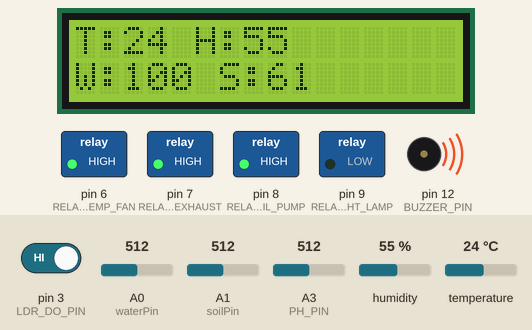
The sketch below on a simulated Arduino Uno, built with avr-gcc and run on an emulated ATmega328P. Shown: 16×2 character LCD, switched loads named in the sketch (green lamp = pin HIGH), buzzer (waves = sounding, pin HIGH). The inputs (shaded band) are chosen by the test bench; at power-on: pin 3 (LDR_DO_PIN) HIGH, humidity 55 %, A1 (soilPin) = 512, temperature 24 °C, A0 (waterPin) = 512, A3 (PH_PIN) = 512. Pins used as bus, display or sensor lines are not drawn; what the sketch prints to the serial monitor is not drawn.

Above: at 1.3 s.
1.4 s: pin 3 (LDR_DO_PIN) driven LOW
At 4.8 s:
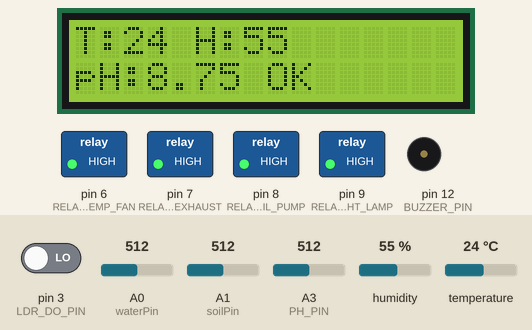
9.6 s: humidity set to 68 %
At 16.1 s:
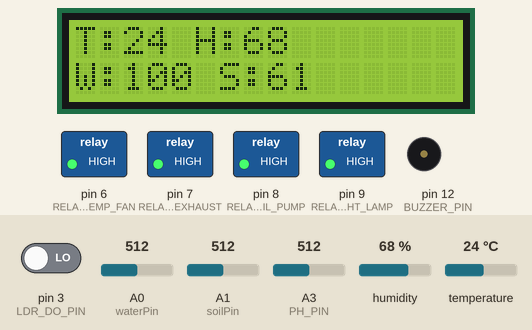
16.9 s: humidity set to 71 %
At 19.6 s:
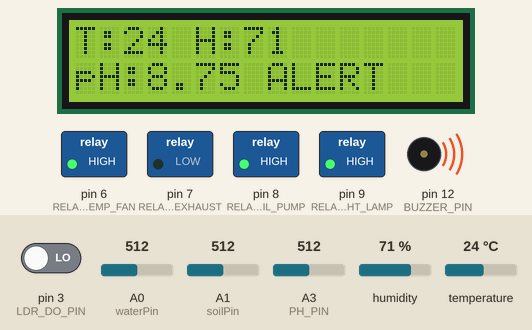
24.3 s: A1 (soilPin) set to 614
At 31.0 s:
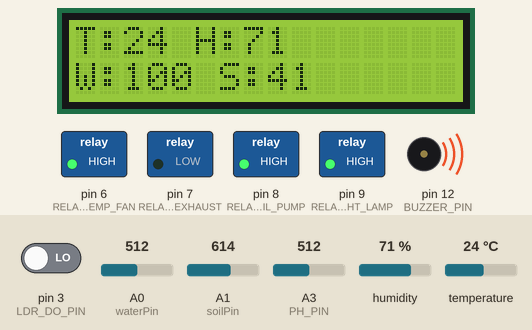
31.7 s: A1 (soilPin) set to 630
At 34.5 s:
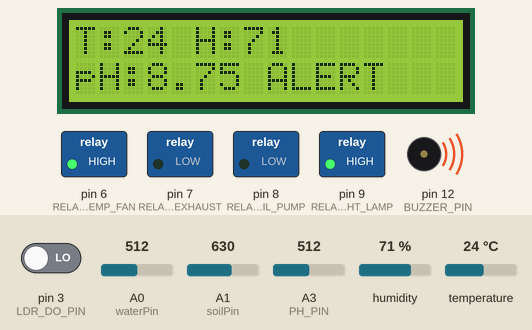
39.0 s: temperature set to 30 °C
At 45.9 s:
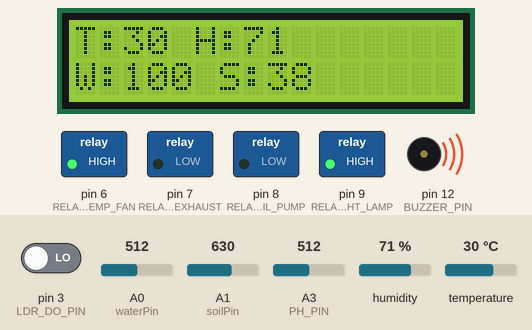
46.4 s: temperature set to 33 °C
Timing chart, 0 to 50.1 s (numbered marks = the images above; inputs shaded):
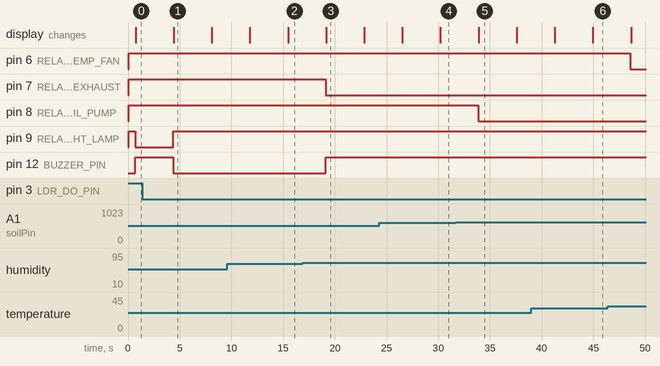

Measured:
- the behaviour switches between 69 and 70 % on humidity (found by bisection; images 2 and 3)
- the behaviour switches between 620 and 621 on A1 (soilPin) (found by bisection; images 4 and 5)
- after the input at 1.4 s, pin 9 (RELAY_LIGHT_LAMP): LOW → HIGH after 3.0 s; pin 12 (BUZZER_PIN): HIGH → LOW after 3.0 s; the display: changes after 3.0 s (image 1)
- after the input at 9.6 s, the display: first changes after 2.2 s (image 2 shows a later state)
- after the input at 16.9 s, pin 7 (RELAY_HUM_EXHAUST): HIGH → LOW after 2.2 s; pin 12 (BUZZER_PIN): LOW → HIGH after 2.2 s; the display: changes after 2.3 s (image 3)
- after the input at 24.3 s, the display: first differs from a run without the input after 5.9 s (image 4)
- after the input at 31.7 s, pin 8 (RELAY_SOIL_PUMP): HIGH → LOW after 2.1 s
- after the input at 39.0 s, the display: first changes after 2.3 s (image 6 shows a later state)
- after the input at 46.4 s, pin 6 (RELAY_TEMP_FAN): HIGH → LOW after 2.2 s

The sketch:

smart_greenhouse_working_module.ino
```cpp
  #include <Wire.h>
#include <LiquidCrystal_I2C.h>
#include <DHT11.h>
#include <SoftwareSerial.h>

// ================= LCD =================
LiquidCrystal_I2C lcd(0x27, 16, 2);
byte displayState = 0;

// ================= DHT =================
DHT11 dht11(2);

// ================= SENSOR PINS =================
#define waterPower 5
#define waterPin   A0
#define soilPower  4
#define soilPin    A1
#define PH_PIN     A3
#define LDR_DO_PIN 3

// ================= CALIBRATION =================
const int WATER_MAX_RAW = 368;
#define SOIL_DRY_RAW  820   // Raw value when soil is completely dry
#define SOIL_WET_RAW  320   // Raw value when soil is fully wet

// ================= RELAYS =================
#define RELAY_TEMP_FAN    6
#define RELAY_HUM_EXHAUST 7
#define RELAY_SOIL_PUMP   8
#define RELAY_LIGHT_LAMP  9

#define RELAY_ON  LOW
#define RELAY_OFF HIGH

// ================= THRESHOLDS =================
#define TEMP_ON_THRESHOLD  32
#define HUM_ON_THRESHOLD   70
#define SOIL_LOW_THRESHOLD  40

// ================= BUZZER =================
#define BUZZER_PIN 12

// ================= SERIAL =================
#define ARD_RX 10
#define ARD_TX 11
SoftwareSerial espSerial(ARD_RX, ARD_TX);

// =================================================
int mapPercent(int raw, int maxRaw) {
  long p = map(raw, 0, maxRaw, 0, 100);
  return constrain(p, 0, 100);
}

// =================================================
int readWater() {
  delay(10);
  int v = analogRead(waterPin);
  return mapPercent(v, WATER_MAX_RAW);
}

int readSoil() {
  int raw = analogRead(soilPin);
  int percent = map(raw, SOIL_DRY_RAW, SOIL_WET_RAW, 0, 100);
  return constrain(percent, 0, 100);
}

float readPH() {
  const int N = 10;
  int buf[N];

  // Take samples
  for (int i = 0; i < N; i++) {
    buf[i] = analogRead(PH_PIN);
    delay(10);
  }

  // Manual sort (ascending) — Arduino compatible
  for (int i = 0; i < N - 1; i++) {
    for (int j = i + 1; j < N; j++) {
      if (buf[i] > buf[j]) {
        int temp = buf[i];
        buf[i] = buf[j];
        buf[j] = temp;
      }
    }
  }

  // Average middle 6 values
  unsigned long avg = 0;
  for (int i = 2; i < 8; i++) {
    avg += buf[i];
  }

  float voltage = (avg * 5.0) / 1024.0 / 6.0;
  float phValue = 3.5 * voltage;   // calibration factor

  return phValue;
}


// ================= SETUP =================
void setup() {
  Serial.begin(9600);
  espSerial.begin(9600);

  lcd.init();
  lcd.backlight();

  pinMode(waterPower, OUTPUT);
  pinMode(soilPower, OUTPUT);
  pinMode(LDR_DO_PIN, INPUT);

  pinMode(RELAY_TEMP_FAN, OUTPUT);
  pinMode(RELAY_HUM_EXHAUST, OUTPUT);
  pinMode(RELAY_SOIL_PUMP, OUTPUT);
  pinMode(RELAY_LIGHT_LAMP, OUTPUT);
  pinMode(BUZZER_PIN, OUTPUT);

  digitalWrite(RELAY_TEMP_FAN, RELAY_OFF);
  digitalWrite(RELAY_HUM_EXHAUST, RELAY_OFF);
  digitalWrite(RELAY_SOIL_PUMP, RELAY_OFF);
  digitalWrite(RELAY_LIGHT_LAMP, RELAY_OFF);
  digitalWrite(BUZZER_PIN, LOW);
  digitalWrite(waterPower, HIGH);
  digitalWrite(soilPower, HIGH);
}

// ================= LOOP =================
void loop() {

  int water = readWater();
  int soil  = readSoil();
  bool light = digitalRead(LDR_DO_PIN) == LOW;

  int T = -1, H = -1;
  if (dht11.readTemperatureHumidity(T, H) != 0) {
    T = -1; H = -1;
  }

  float ph = readPH();

  bool anyRelayON = false;

  if (T != -1 && T >= TEMP_ON_THRESHOLD) {
    digitalWrite(RELAY_TEMP_FAN, RELAY_ON);
    anyRelayON = true;
  } else digitalWrite(RELAY_TEMP_FAN, RELAY_OFF);

  if (H != -1 && H >= HUM_ON_THRESHOLD) {
    digitalWrite(RELAY_HUM_EXHAUST, RELAY_ON);
    anyRelayON = true;
  } else digitalWrite(RELAY_HUM_EXHAUST, RELAY_OFF);

  if (soil < SOIL_LOW_THRESHOLD) {
    digitalWrite(RELAY_SOIL_PUMP, RELAY_ON);
    anyRelayON = true;
  } else digitalWrite(RELAY_SOIL_PUMP, RELAY_OFF);

  if (!light) {
    digitalWrite(RELAY_LIGHT_LAMP, RELAY_ON);
    anyRelayON = true;
  } else digitalWrite(RELAY_LIGHT_LAMP, RELAY_OFF);

  digitalWrite(BUZZER_PIN, anyRelayON ? HIGH : LOW);

  int ALERT = anyRelayON ? 1 : 0;

  // ================= LCD =================
  lcd.clear();
  lcd.setCursor(0,0);
  lcd.print("T:"); lcd.print(T);
  lcd.print(" H:"); lcd.print(H);

  lcd.setCursor(0,1);
  if (displayState == 0) {
    lcd.print("W:"); lcd.print(water);
    lcd.print(" S:"); lcd.print(soil);
  } else {
    lcd.print("pH:"); lcd.print(ph,2);
    lcd.print(ALERT ? " ALERT" : " OK");
  }
  displayState = !displayState;

  // ================= SEND CSV =================
  String csv = String(T) + "," + String(H) + "," +
               String(water) + "," + String(soil) + "," +
               String(light) + "," + String(ph,2) + "," +
               String(ALERT);

  espSerial.println(csv);
  Serial.println(csv);

  delay(3000);
}
 
```
